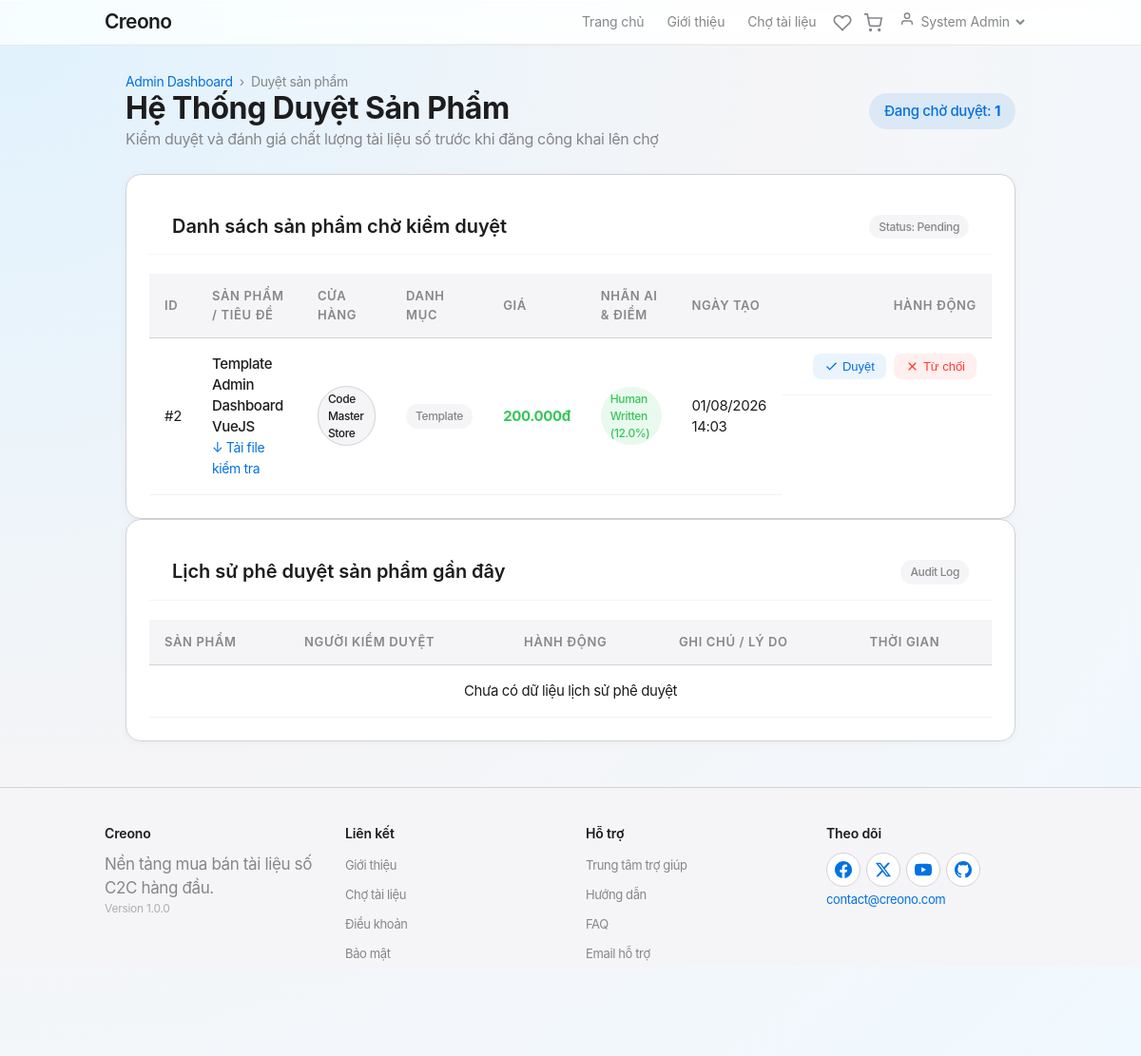
Page /admin/approvals (signed in) on the committed database.
### tables this page shows
CREATE TABLE products (
    id BIGINT AUTO_INCREMENT PRIMARY KEY,
    store_id BIGINT NOT NULL,
    category_id BIGINT DEFAULT NULL,
    title VARCHAR(255) NOT NULL,
    description TEXT DEFAULT NULL,
    price DECIMAL(19,4) NOT NULL,
    preview_url VARCHAR(500) DEFAULT NULL,
    rating DECIMAL(3,2) DEFAULT 0.00,
    review_count INT DEFAULT 0,
    download_count INT DEFAULT 0,
    status TINYINT DEFAULT 1 COMMENT '1:Pending, 2:Approved, 3:Rejected',
    deleted_at DATETIME DEFAULT NULL,
    created_at DATETIME DEFAULT CURRENT_TIMESTAMP,
    CONSTRAINT fk_product_store FOREIGN KEY (store_id) REFERENCES stores(id),
    CONSTRAINT fk_product_category FOREIGN KEY (category_id) REFERENCES categories(id) ON DELETE SET NULL
);

CREATE TABLE stores (
    id BIGINT AUTO_INCREMENT PRIMARY KEY,
    user_id BIGINT NOT NULL,
    name VARCHAR(255) NOT NULL,
    status TINYINT DEFAULT 1,
    CONSTRAINT fk_store_user FOREIGN KEY (user_id) REFERENCES users(id)
);

CREATE TABLE categories (
    id BIGINT AUTO_INCREMENT PRIMARY KEY,
    name VARCHAR(100) NOT NULL,
    slug VARCHAR(100) NOT NULL UNIQUE,
    description TEXT DEFAULT NULL,
    sort_order INT DEFAULT 0,
    created_at DATETIME DEFAULT CURRENT_TIMESTAMP
);

CREATE TABLE ai_labels (
    id BIGINT AUTO_INCREMENT PRIMARY KEY,
    name VARCHAR(100) NOT NULL
);

CREATE TABLE documents (
    id BIGINT AUTO_INCREMENT PRIMARY KEY,
    product_id BIGINT NOT NULL,
    file_url VARCHAR(500) NOT NULL,
    ai_score DECIMAL(5,2) DEFAULT 0.00,
    ai_label_id BIGINT DEFAULT NULL,
    CONSTRAINT fk_doc_product FOREIGN KEY (product_id) REFERENCES products(id),
    CONSTRAINT fk_doc_ailabel FOREIGN KEY (ai_label_id) REFERENCES ai_labels(id)
);

### app/Controllers/Admin.php (called while the page is built, shortened)
<?php
class Admin extends Controller
{
    private Product $productModel;
    private ProductApproval $productApprovalModel;
    public function __construct()
    {
        $this->productModel = $this->model('Product');
        $this->productApprovalModel = $this->model('ProductApproval');
    }
    public function approvals(): void
    {
        $pendingProducts = $this->productModel->getPendingApprovals();
        $recentApprovals = $this->productApprovalModel->getRecentApprovals(10);
        $data = [
            'title'             => 'Duyệt Sản Phẩm - Creono Admin',
            'pending_products'  => $pendingProducts,
            'recent_approvals'  => $recentApprovals
        ];
        $this->view('admin/approvals/index', $data);
    }
}

### app/Core/App.php (called while the page is built, shortened)
<?php
class App {
    protected $currentMethod = 'index';
    public function __construct() {
        $url = $this->getUrl();
        if (isset($url[0]) && file_exists('../app/Controllers/' . ucwords($url[0]) . '.php')) {
            unset($url[0]);
        }
        $this->currentController = new $this->currentController;
        if (isset($url[1])) {
            if (method_exists($this->currentController, $url[1])) {
                $this->currentMethod = $url[1];
                unset($url[1]);
            }
        }
        $this->params = $url ? array_values($url) : [];
        call_user_func_array([$this->currentController, $this->currentMethod], $this->params);
    }
    public function getUrl() {
        if (isset($_GET['url'])) {
            $url = rtrim($_GET['url'], '/');
            $url = filter_var($url, FILTER_SANITIZE_URL);
            $url = explode('/', $url);
            return $url;
        }
        return ['Pages', 'index'];
    }
}

### public/index.php (called while the page is built, shortened)
<?php
require_once '../app/Core/Database.php';
require_once '../app/Core/BaseModel.php';
require_once '../app/Core/Controller.php';
require_once '../app/Core/App.php';
$init = new App();

### app/Core/Database.php (called while the page is built, shortened)
<?php
class Database {
    private $host = DB_HOST;
    private $user = DB_USER;
    private $pass = DB_PASS;
    private $dbname = DB_NAME;
    private $dbh;
    private $stmt;
    public function __construct() {
        $dsn = 'mysql:host=' . $this->host . ';dbname=' . $this->dbname . ';charset=utf8mb4';
        $options = array(
            PDO::ATTR_PERSISTENT => true,
            PDO::ATTR_ERRMODE => PDO::ERRMODE_EXCEPTION,
            PDO::ATTR_DEFAULT_FETCH_MODE => PDO::FETCH_OBJ
        );
        try {
            $this->dbh = new PDO($dsn, $this->user, $this->pass, $options);
        } catch (PDOException $e) {
            $this->error = $e->getMessage();
            die("Lỗi kết nối DB: " . $this->error);
        }
    }
    public function query($sql) {
        $this->stmt = $this->dbh->prepare($sql);
    }
    public function bind($param, $value, $type = null) {
        if (is_null($type)) {
            switch (true) {
                case is_int($value):
                    $type = PDO::PARAM_INT;
                    break;
            }
        }
        $this->stmt->bindValue($param, $value, $type);
    }
    public function execute() {
        return $this->stmt->execute();
    }
    public function resultSet() {
        $this->execute();
        return $this->stmt->fetchAll();
    }
}

### app/Models/Product.php (called while the page is built, shortened)
<?php
class Product extends BaseModel
{
    protected string $table = 'products';
    public function getPendingApprovals(): array
    {
        $this->db->query("
            SELECT p.*,
                   s.name as store_name,
                   c.name as category_name,
                   d.file_url, d.ai_score,
                   al.name as ai_label_name
            FROM {$this->table} p
            JOIN stores s ON p.store_id = s.id
            LEFT JOIN categories c ON p.category_id = c.id
            LEFT JOIN documents d ON p.id = d.product_id
            LEFT JOIN ai_labels al ON d.ai_label_id = al.id
            WHERE p.status = 1 AND p.deleted_at IS NULL
            ORDER BY p.created_at ASC
        ");
        return $this->db->resultSet();
    }
}

### app/Core/BaseModel.php (called while the page is built, shortened)
<?php
class BaseModel {
    public function __construct() {
        $this->db = new Database();
    }
}

### app/Views/admin/approvals/index.php (the view, shortened to what this page needs)
<?php require APPROOT . '/Views/inc/header.php'; ?>
<div class="container mt-4 mb-5">
    <div class="admin-header flex-between mb-4">
        <div>
            <nav class="breadcrumb mb-2">
                <a href="<?php echo URLROOT; ?>/admin/dashboard">Admin Dashboard</a> &nbsp;&rsaquo;&nbsp;
                <span class="text-muted">Duyệt sản phẩm</span>
            </nav>
            <h1 class="admin-title">Hệ Thống Duyệt Sản Phẩm</h1>
            <p class="admin-subtitle">Kiểm duyệt và đánh giá chất lượng tài liệu số trước khi đăng công khai lên chợ</p>
        </div>
        <div>
            <span class="badge badge-primary font-medium" style="font-size: 15px; padding: 8px 16px;">
                Đang chờ duyệt: <strong><?php echo count($data['pending_products']); ?></strong>
            </span>
        </div>
    </div>
    <div class="admin-card mb-5">
        <div class="card-header flex-between">
            <h3>Danh sách sản phẩm chờ kiểm duyệt</h3>
            <span class="badge badge-light">Status: Pending</span>
        </div>
        <div class="table-responsive">
            <table class="admin-table">
                <thead>
                    <tr>
                        <th style="width: 50px;">ID</th>
                        <th>Sản phẩm / Tiêu đề</th>
                        <th>Cửa hàng</th>
                        <th>Danh mục</th>
                        <th>Giá</th>
                        <th>Nhãn AI & Điểm</th>
                        <th>Ngày tạo</th>
                        <th style="width: 220px;" class="text-right">Hành động</th>
                    </tr>
                </thead>
                <tbody>
                    <?php if (!empty($data['pending_products'])) : ?>
                        <?php foreach ($data['pending_products'] as $prod) : ?>
                            <tr>
                                <td><span class="text-muted">#<?php echo $prod->id; ?></span></td>
                                <td>
                                    <strong class="font-medium text-dark"><?php echo htmlspecialchars($prod->title); ?></strong>
                                    <?php if (!empty($prod->file_url)) : ?>
                                        <br><a href="<?php echo htmlspecialchars($prod->file_url); ?>" target="_blank" class="font-sm" style="color: var(--apple-blue);">&darr; Tải file kiểm tra</a>
                                    <?php endif; ?>
                                </td>
                                <td><span class="badge badge-secondary"><?php echo htmlspecialchars($prod->store_name); ?></span></td>
                                <td><span class="badge badge-light"><?php echo htmlspecialchars($prod->category_name ?? 'Chưa phân loại'); ?></span></td>
                                <td><strong class="text-green"><?php echo number_format($prod->price, 0, ',', '.'); ?>đ</strong></td>
                                <td>
                                    <?php
                                        $aiScore = (float)($prod->ai_score ?? 0);
                                        $aiLabel = $prod->ai_label_name ?? 'Chưa quét';
                                        $badgeClass = ($aiScore > 50) ? 'badge-danger' : (($aiScore > 20) ? 'badge-warning' : 'badge-success');
                                    ?>
                                    <span class="badge <?php echo $badgeClass; ?>">
                                        <?php echo htmlspecialchars($aiLabel); ?> (<?php echo number_format($aiScore, 1); ?>%)
                                    </span>
                                </td>
                                <td class="font-sm text-muted"><?php echo date('d/m/Y H:i', strtotime($prod->created_at)); ?></td>
                                <td class="text-right action-buttons">
                                    <form action="<?php echo URLROOT; ?>/admin/approveProduct/<?php echo $prod->id; ?>" method="POST" style="display: inline-block;">
                                        <button type="submit" class="btn-action btn-action-edit" title="Phê duyệt sản phẩm">
                                            <svg width="15" height="15" viewBox="0 0 24 24" fill="none" stroke="currentColor" stroke-width="2">
                                                <polyline points="20 6 9 17 4 12"></polyline>
                                            </svg>
                                            Duyệt
                                        </button>
                                    </form>
                                    <button type="button" class="btn-action btn-action-delete" onclick="toggleRejectForm(<?php echo $prod->id; ?>)" title="Từ chối sản phẩm">
                                        <svg width="15" height="15" viewBox="0 0 24 24" fill="none" stroke="currentColor" stroke-width="2">
                                            <line x1="18" y1="6" x2="6" y2="18"></line>
                                            <line x1="6" y1="6" x2="18" y2="18"></line>
                                        </svg>
                                        Từ chối
                                    </button>
                                </td>
                            </tr>
                        <?php endforeach; ?>
                    <?php endif; ?>
                </tbody>
            </table>
        </div>
    </div>
    <div class="admin-card">
        <div class="card-header flex-between">
            <h3>Lịch sử phê duyệt sản phẩm gần đây</h3>
            <span class="badge badge-light">Audit Log</span>
        </div>
        <div class="table-responsive">
            <table class="admin-table">
                <thead>
                    <tr>
                        <th>Sản phẩm</th>
                        <th>Người kiểm duyệt</th>
                        <th>Hành động</th>
                        <th>Ghi chú / Lý do</th>
                        <th>Thời gian</th>
                    </tr>
                </thead>
                <tbody>
                    <?php if (!empty($data['recent_approvals'])) : ?>
                        <?php foreach ($data['recent_approvals'] as $log) : ?>
                            <tr>
                                <td><strong class="font-medium text-dark"><?php echo htmlspecialchars($log->product_title); ?></strong></td>
                                <td><?php echo htmlspecialchars($log->censor_name); ?> <span class="text-muted font-sm">(<?php echo htmlspecialchars($log->censor_email); ?>)</span></td>
                                <td>
                                    <?php if ($log->action === 'APPROVE') : ?>
                                        <span class="badge badge-success">✓ APPROVE</span>
                                    <?php else : ?>
                                        <span class="badge badge-danger">&times; REJECT</span>
                                    <?php endif; ?>
                                </td>
                                <td class="font-sm text-muted"><?php echo htmlspecialchars($log->note ?? 'Không có'); ?></td>
                                <td class="font-sm text-muted"><?php echo date('d/m/Y H:i', strtotime($log->created_at)); ?></td>
                            </tr>
                        <?php endforeach; ?>
                    <?php else : ?>
                        <tr>
                            <td colspan="5" class="text-center text-muted py-3">Chưa có dữ liệu lịch sử phê duyệt</td>
                        </tr>
                    <?php endif; ?>
                </tbody>
            </table>
        </div>
    </div>
</div>
<?php require APPROOT . '/Views/inc/footer.php'; ?>

### rows in the picture
products: id "2", title "Template Admin Dashboard VueJS", store.name "Code Master Store", category.name "Template", price "200.000", ai_labels.name "Human Written", documents.ai_score "12.0", created_at "01/08/2026 14:03"

### other values in the picture
SITENAME "Creono"
$_SESSION['user_name'] "System Admin"
count($data['pending_products']) "1"
